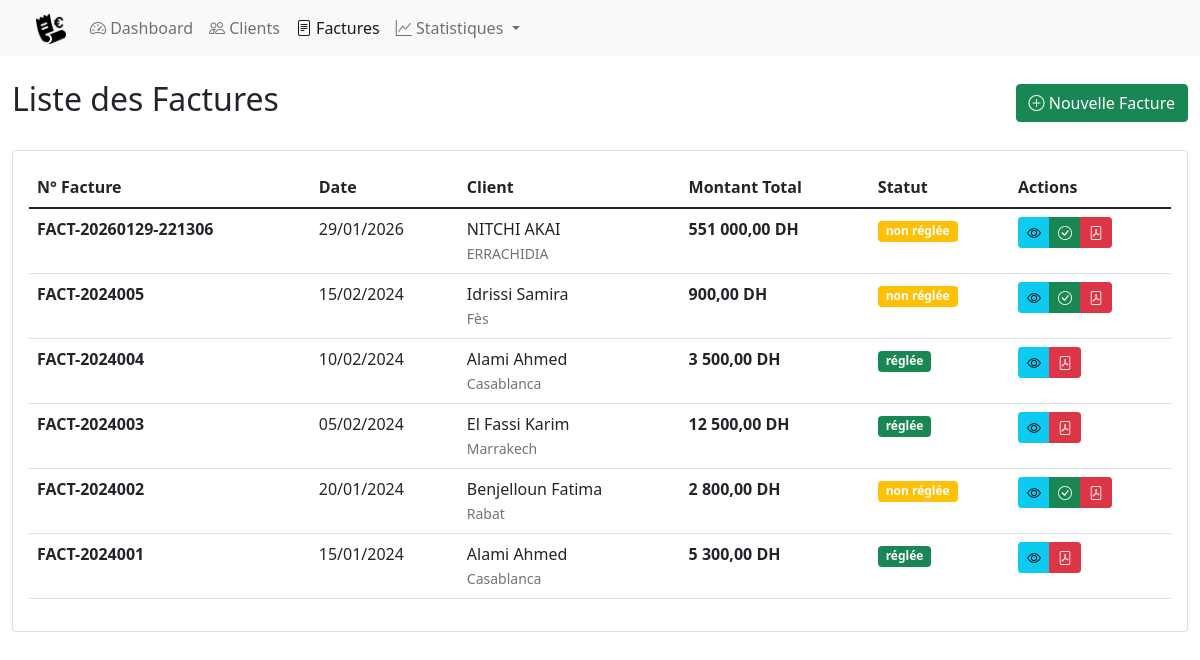
/index.php?action=liste_factures, run on the app's committed database.
### tables this page shows
CREATE TABLE IF NOT EXISTS `factures` (
  `idFacture` int NOT NULL AUTO_INCREMENT,
  `numero` varchar(50) NOT NULL,
  `date_facture` date NOT NULL,
  `idClient` int NOT NULL,
  `montant_total` decimal(10,2) NOT NULL DEFAULT '0.00',
  `statut` enum('réglée','non réglée') DEFAULT 'non réglée',
  `created_at` timestamp NULL DEFAULT CURRENT_TIMESTAMP,
  PRIMARY KEY (`idFacture`),
  UNIQUE KEY `numero` (`numero`),
  KEY `idClient` (`idClient`)
);

CREATE TABLE IF NOT EXISTS `clients` (
  `idClient` int NOT NULL AUTO_INCREMENT,
  `nom` varchar(100) NOT NULL,
  `prenom` varchar(100) NOT NULL,
  `email` varchar(100) DEFAULT NULL,
  `telephone` varchar(20) DEFAULT NULL,
  `ville` varchar(50) DEFAULT NULL,
  `created_at` timestamp NULL DEFAULT CURRENT_TIMESTAMP,
  PRIMARY KEY (`idClient`)
);

### App/config/dataBase.php (called while the page is built, shortened)
<?php
class Database {
    private static $instance = null;
    private function __construct() {
        try {
            $this->con = new PDO(
                "mysql:host=localhost;dbname=market_db;charset=utf8mb4",
                "root",
                ""
            );
        } catch(PDOException $e) {
            die("ERROR : " . $e->getMessage());
        }
    }
    public static function getInstance() {
        if (self::$instance === null) {
            self::$instance = new Database();
        }
        return self::$instance;
    }
    public static function getConnection() {
        return self::getInstance()->con;
    }
}

### App/Models/GestionFacture.php (called while the page is built, shortened)
<?php
class GestionFacture {
    private $con;
    public function __construct() {
        $this->con = Database::getConnection();
    }
    public function getAll() {
        try {
            $stmt = $this->con->query("
                SELECT f.idFacture, f.numero, f.date_facture, f.montant_total,
                       f.statut, c.idClient, c.nom, c.prenom, c.email, c.telephone, c.ville
                FROM factures f
                JOIN clients c ON f.idClient = c.idClient
                ORDER BY f.date_facture DESC
            ");
            return $stmt->fetchAll(PDO::FETCH_ASSOC);
        } catch(PDOException $e) {
            error_log("ERROR getAll: " . $e->getMessage());
            return [];
        }
    }
}

### App/Views/factures/liste.php (the view, shortened to what this page needs)
<?php
$headerPath = __DIR__ . '/../layout/header.php';
if (file_exists($headerPath)) {
    require $headerPath;
}
?>
<?php include '../app/Views/layout/menu.php'; ?>
<div class="container mt-4">
    <div class="d-flex justify-content-between align-items-center mb-4">
        <h2>Liste des Factures</h2>
        <div>
            <a href="index.php?action=ajouter_facture" class="btn btn-success">
                <i class="bi bi-plus-circle"></i> Nouvelle Facture
            </a>
        </div>
    </div>
    <div class="card">
        <div class="card-body">
            <?php if (empty($factures)): ?>
                <div class="alert alert-info">
                    Aucune facture trouvée. <a href="index.php?action=ajouter_facture">Créer la première facture</a>
                </div>
            <?php else: ?>
                <table class="table table-hover">
                    <thead>
                        <tr>
                            <th>N° Facture</th>
                            <th>Date</th>
                            <th>Client</th>
                            <th>Montant Total</th>
                            <th>Statut</th>
                            <th>Actions</th>
                        </tr>
                    </thead>
                    <tbody>
                        <?php foreach ($factures as $facture): ?>
                        <tr>
                            <td>
                                <strong><?php echo htmlspecialchars($facture['numero']); ?></strong>
                            </td>
                            <td><?php echo date('d/m/Y', strtotime($facture['date_facture'])); ?></td>
                            <td>
                                <?php echo htmlspecialchars($facture['nom'] . ' ' . $facture['prenom']); ?>
                                <br>
                                <small class="text-muted"><?php echo htmlspecialchars($facture['ville'] ?? ''); ?></small>
                            </td>
                            <td>
                                <strong><?php echo number_format($facture['montant_total'], 2, ',', ' '); ?> DH</strong>
                            </td>
                            <td>
                                <span class="badge bg-<?php echo $facture['statut'] == 'réglée' ? 'success' : 'warning'; ?>">
                                    <?php echo htmlspecialchars($facture['statut']); ?>
                                </span>
                            </td>
                            <td>
                                <div class="btn-group btn-group-sm">
                                    <a href="index.php?action=detail_facture&id=<?php echo $facture['idFacture']; ?>"
                                       class="btn btn-info" title="Voir détail">
                                        <i class="bi bi-eye"></i>
                                    </a>
                                    <?php if ($facture['statut'] == 'non réglée'): ?>
                                    <a href="index.php?action=regler_facture&id=<?php echo $facture['idFacture']; ?>"
                                       class="btn btn-success"
                                       onclick="return confirm('Marquer cette facture comme réglée?')"
                                       title="Marquer comme réglée">
                                        <i class="bi bi-check-circle"></i>
                                    </a>
                                    <?php endif; ?>
                                    <a href="index.php?action=pdf_facture&id=<?php echo $facture['idFacture']; ?>"
                                    class="btn btn-danger" target="_blank">
                                        <i class="bi bi-file-pdf" style=" color: white;"></i>
                                    </a>
                                </div>
                            </td>
                        </tr>
                        <?php endforeach; ?>
                    </tbody>
                </table>
            <?php endif; ?>
        </div>
    </div>
</div>
<?php
$footerPath = __DIR__ . '/../layout/footer.php';
if (file_exists($footerPath)) {
    require $footerPath;
}
?>

### data on the page
factures: numero "FACT-20260129-221306", date_facture "29/01/2026", idClient.prenom "NITCHI AKAI", idClient.ville "ERRACHIDIA", montant_total "551 000,00", statut "non réglée"
factures: numero "FACT-2024005", date_facture "15/02/2024", idClient.prenom "Idrissi Samira", idClient.ville "Fès", montant_total "900,00", statut "non réglée"
factures: numero "FACT-2024004", date_facture "10/02/2024", idClient.prenom "Alami Ahmed", idClient.ville "Casablanca", montant_total "3 500,00", statut "réglée"
factures: numero "FACT-2024003", date_facture "05/02/2024", idClient.prenom "El Fassi Karim", idClient.ville "Marrakech", montant_total "12 500,00", statut "réglée"
factures: numero "FACT-2024002", date_facture "20/01/2024", idClient.prenom "Benjelloun Fatima", idClient.ville "Rabat", montant_total "2 800,00", statut "non réglée"
factures: numero "FACT-2024001", date_facture "15/01/2024", idClient.prenom "Alami Ahmed", idClient.ville "Casablanca", montant_total "5 300,00", statut "réglée"
